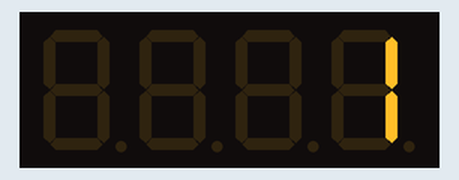
This sketch was run on a simulated ESP8266 (NodeMCU). Parts: 4-digit seven-segment display. WiFi joins after 1.5 s; servers stay silent unless stated; network time is answered at once with the bench clock; the local clock reads 2024-03-15 10:24:30 at power-on unless the sketch sets it.

Above: at 0.1 s.
At 1.1 s:
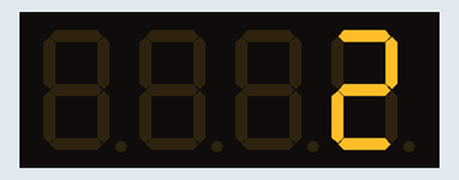
At 2.2 s:
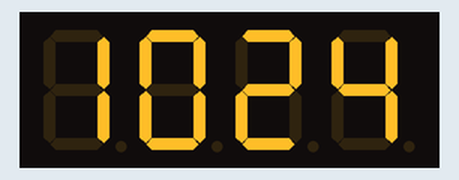
At 64.5 s:
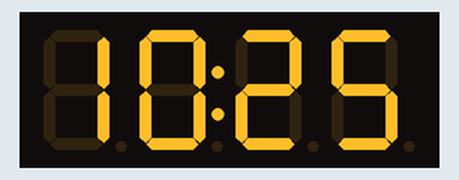
At 128.8 s:
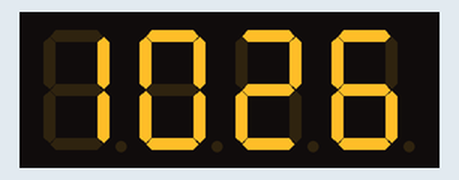

Measured:
- what the display in image 1 shows lasts 1.0 s, from 1.1 s to 2.1 s

The sketch:

TM1637-Clock.ino
```cpp
#include <ESP8266WiFi.h>
#include <NTPClient.h>
#include <WiFiUdp.h>
#include <TM1637Display.h>

const char* ssid = "MST";
const char* password = "Mst@2069";
const int CLK_PIN = D2;
const int DIO_PIN = D3;
int hours=0,minutes=0,seconds=0;
int colonShow = 0b01000000;
int colonHide = 0b00000000;
int colonStat,i=0;
String ab;
bool colonVisible = true;


WiFiUDP ntpUDP;
NTPClient timeClient(ntpUDP, "pool.ntp.org", 19800); // GMT +5:30
TM1637Display display(CLK_PIN, DIO_PIN);

void setup() {
    Serial.begin(115200);
    display.setBrightness(7); // Set display brightness
    display.clear();
    WiFi.begin(ssid, password);
    while (WiFi.status() != WL_CONNECTED) {
        i++;
        display.showNumberDec(i, false);
        delay(1000);
        //Serial.print("-_-");
    }
    timeClient.begin();
}

void loop() {
    ab = "";
    if (WiFi.status() == WL_CONNECTED){
          timeClient.update(); // Fetch the time
          hours = timeClient.getHours();
          minutes = timeClient.getMinutes();
          seconds = timeClient.getSeconds();
    }
    else{
        if (seconds>59){
          seconds = 0;
          minutes ++;
          if (minutes>59){
            minutes = 0;
            hours++;
          }
          if (hours>23){
              hours = 0;
          }
        }
        seconds++;
    }
    // Convert to 12-hour format
    bool isPM = hours >= 12;
    if (isPM) {
        hours = hours % 12;
    }
    if (hours == 0) {
        hours = 12; // Display 12 instead of 0 for 12:00 AM/PM
    }

    // Blink colon every second
    colonVisible = !colonVisible;
    if (colonVisible == true){
      colonStat= colonShow;
    }
    else if (colonVisible == false){
      colonStat= colonHide;
    }

    ab = (hours/10);
    ab += (hours%10);
    ab +=  (minutes/10);
    ab += (minutes%10);
    //ab += (seconds);
    int num = ab.toInt();
    display.showNumberDecEx(num,colonStat);
    delay(1000);
}
```
